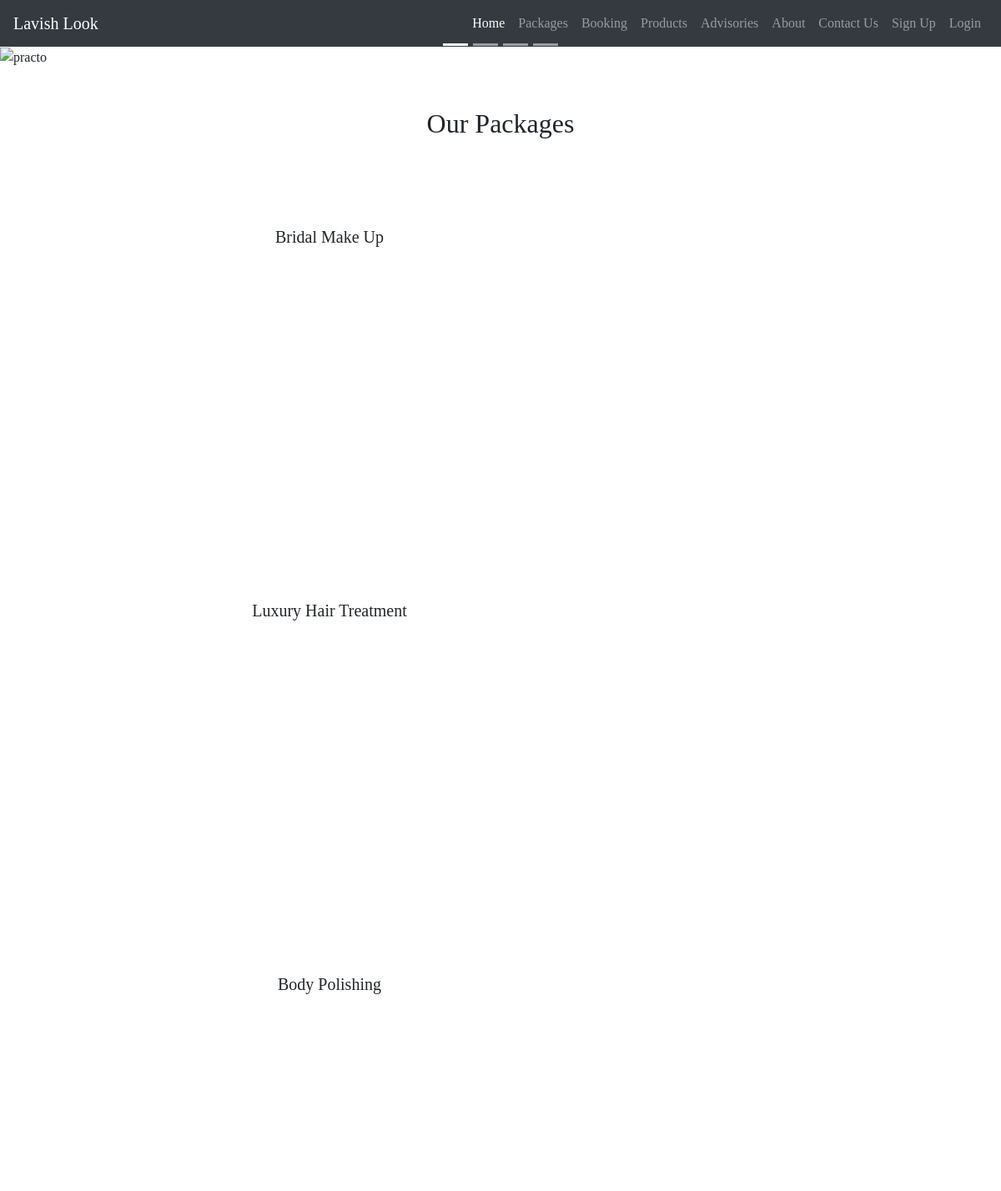
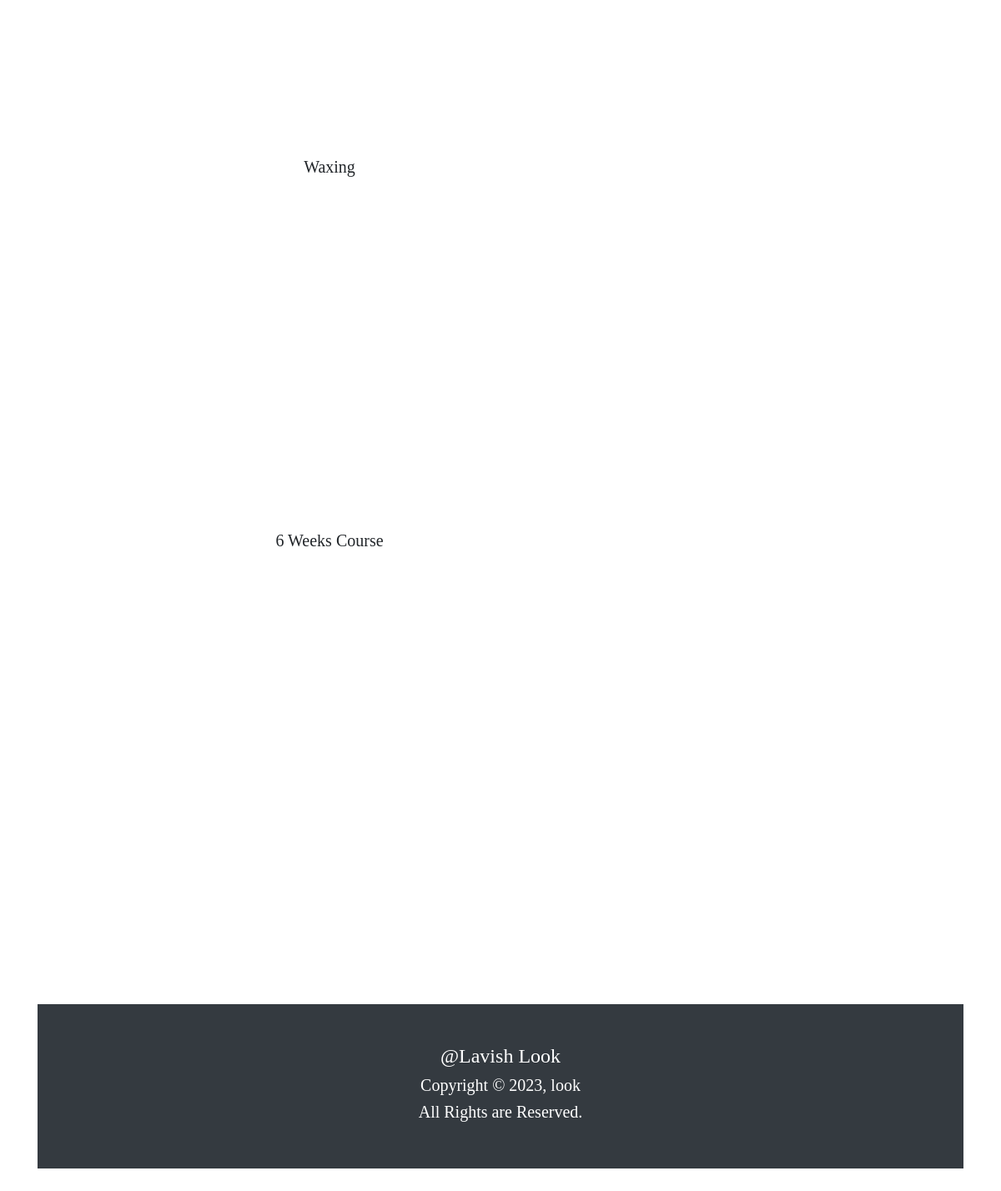
The app's page /doctors.php with its own data (2 pictures, top to bottom).
### tables this page shows
CREATE TABLE `doctors` (
  `doc_id` int(7) NOT NULL,
  `specialization` varchar(255) NOT NULL,
  `doctor_name` varchar(255) NOT NULL,
  `doctor_email` varchar(255) NOT NULL,
  `doctor_password` varchar(255) NOT NULL,
  `status` varchar(255) NOT NULL DEFAULT 'approved',
  `doc_price` int(255) NOT NULL,
  `doc_desc` varchar(255) NOT NULL,
  `doc_image` varchar(25) NOT NULL,
  `posting_date` date NOT NULL DEFAULT current_timestamp()
);

### doctors.php (the view, shortened to what this page needs)
  <?php
    include 'menu.php';
    include 'carousel.php';
    include 'conn.php';
  ?>
  <head>
      <link rel="stylesheet" href="https://cdnjs.cloudflare.com/ajax/libs/font-awesome/5.15.3/css/all.min.css" />
  </head>
  <div class="container">
      <div class="main-content">
          <div class="products-grid">
              <header>
                  <div class="py-5">
                      <h2 class="text-center">Our Packages</h2>
                  </div>
              </header>
              <?php
  $start=0;
  $limit=6;
  $get_doc="select * from doctors WHERE status = 'approved' limit $start,$limit";
  $run_doc=mysqli_query($conn,$get_doc);
  while($row_doc=mysqli_fetch_array($run_doc))
  {
    $doc_id=$row_doc['doc_id'];
    $doctor_name=$row_doc['doctor_name'];
    $doc_desc=$row_doc['doc_desc'];
    $doc_price=$row_doc['doc_price'];
    $specialization=$row_doc['specialization'];
    $doc_image=$row_doc['doc_image'];
    echo "<div class='py-5'>
      <div class='card'><div style='text-align:right;'><h5>$specialization</h5></div>
        <div class='circle'>
          <div class='content'>
            <h2><label class='product_name' href='details.php?pro_id=$doc_id'><h4>$doctor_name</h4></label></h2>
            <p>$doc_desc</p>
            <p><label class='item_add' href='index.php?add_cart=$doc_id'><i> </i> <span class='price'>&#x20B9;$doc_price</span></label></p>";
    echo "</div><img src='$doc_image' alt=''/></div></div>";
  }
?>
          </div>
      </div>
      <br />
  </div>
  <?php include 'footer.php' ?>
  </body>
  </html>

### style.css (style rules this page uses)
* { margin: 0; padding: 0; box-sizing: border-box; font-family: 'Playfair Display', serif; outline: none; }
.card { position: relative; display: -ms-flexbox; display: flex; -ms-flex-direction: column; flex-direction: column; min-width: 0; word-wrap: break-word; background-color: #fff; background-clip: border-box; border: 0px; }

### home.css (style rules this page uses)
body { min-width: 100%; }

### doctors.php (style rules this page uses)
.card { position: relative; width: 700px; height: 400px; border-radius: 0px; display: flex; align-items: center; transition: 0.5s; }
.card .circle { top: 0; left: 0; width: 100%; border-radius: 20px; overflow: hidden; }
.card .circle::before { content: ''; position: absolute; top: -20px; left: -100px; width: 124%; height: 105%; clip-path: circle(160px at center); background: #fff; transition: 0.5s; }

### records on screen
doctors: specialization "Bridal Make Up"
doctors: specialization "Luxury Hair Treatment"
doctors: specialization "Body Polishing"
doctors: specialization "Waxing"
doctors: specialization "6 Weeks Course"
